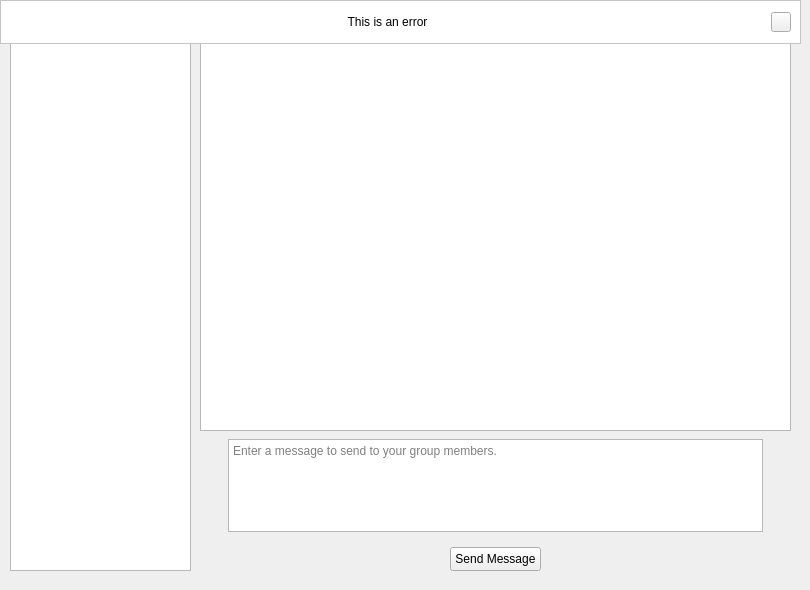
    <widget class="QWidget" name="forums_tab">
     <attribute name="title">
      <string>Forums</string>
     </attribute>
     <widget class="QWidget" name="horizontalLayoutWidget_6">
      <property name="geometry">
       <rect>
        <x>200</x>
        <y>0</y>
        <width>591</width>
        <height>51</height>
       </rect>
      </property>
      <layout class="QHBoxLayout" name="horizontalLayout_7">
       <item>
        <widget class="QLabel" name="forum_group_label">
         <property name="font">
          <font>
           <pointsize>14</pointsize>
          </font>
         </property>
         <property name="text">
          <string>Talking in Group:</string>
         </property>
         <property name="alignment">
          <set>Qt::AlignRight|Qt::AlignTrailing|Qt::AlignVCenter</set>
         </property>
        </widget>
       </item>
       <item>
        <widget class="QLabel" name="group_in_label">
         <property name="font">
          <font>
           <pointsize>14</pointsize>
          </font>
         </property>
         <property name="text">
          <string>Pick a group</string>
         </property>
        </widget>
       </item>
      </layout>
     </widget>
     <widget class="QWidget" name="widget" native="true">
      <property name="geometry">
       <rect>
        <x>190</x>
        <y>430</y>
        <width>611</width>
        <height>151</height>
       </rect>
      </property>
      <layout class="QVBoxLayout" name="verticalLayout_3">
       <item>
        <layout class="QHBoxLayout" name="horizontalLayout_13">
         <item>
          <widget class="QTextEdit" name="message_edit">
           <property name="maximumSize">
            <size>
             <width>535</width>
             <height>93</height>
            </size>
           </property>
           <property name="placeholderText">
            <string>Enter a message to send to your group members.</string>
           </property>
          </widget>
         </item>
        </layout>
       </item>
       <item>
        <layout class="QHBoxLayout" name="horizontalLayout_14">
         <item>
          <widget class="QPushButton" name="message_button">
           <property name="minimumSize">
            <size>
             <width>91</width>
             <height>24</height>
            </size>
           </property>
           <property name="maximumSize">
            <size>
             <width>91</width>
             <height>24</height>
            </size>
           </property>
           <property name="text">
            <string>Send Message</string>
           </property>
          </widget>
         </item>
        </layout>
       </item>
      </layout>
     </widget>
     <widget class="QLabel" name="forum_groups_label">
      <property name="geometry">
       <rect>
        <x>10</x>
        <y>10</y>
        <width>181</width>
        <height>31</height>
       </rect>
      </property>
      <property name="font">
       <font>
        <pointsize>14</pointsize>
       </font>
      </property>
      <property name="text">
       <string>Groups</string>
      </property>
      <property name="alignment">
       <set>Qt::AlignCenter</set>
      </property>
     </widget>
     <widget class="QTreeView" name="forum_tree">
      <property name="geometry">
       <rect>
        <x>10</x>
        <y>40</y>
        <width>181</width>
        <height>531</height>
       </rect>
      </property>
     </widget>
     <widget class="QFrame" name="forums_bar">
      <property name="enabled">
       <bool>true</bool>
      </property>
      <property name="geometry">
       <rect>
        <x>0</x>
        <y>0</y>
        <width>801</width>
        <height>44</height>
       </rect>
      </property>
      <property name="minimumSize">
       <size>
        <width>801</width>
        <height>44</height>
       </size>
      </property>
      <property name="maximumSize">
       <size>
        <width>801</width>
        <height>44</height>
       </size>
      </property>
      <property name="frameShape">
       <enum>QFrame::NoFrame</enum>
      </property>
      <property name="frameShadow">
       <enum>QFrame::Raised</enum>
      </property>
      <widget class="QFrame" name="forums_error_frame">
       <property name="geometry">
        <rect>
         <x>0</x>
         <y>0</y>
         <width>801</width>
         <height>44</height>
        </rect>
       </property>
       <property name="minimumSize">
        <size>
         <width>801</width>
         <height>44</height>
        </size>
       </property>
       <property name="maximumSize">
        <size>
         <width>801</width>
         <height>44</height>
        </size>
       </property>
       <property name="styleSheet">
        <string notr="true">QFrame{background-color:rgb(255,255,255);}
</string>
       </property>
       <property name="frameShape">
        <enum>QFrame::StyledPanel</enum>
       </property>
       <property name="frameShadow">
        <enum>QFrame::Raised</enum>
       </property>
       <layout class="QHBoxLayout" name="horizontalLayout_19">
        <item>
         <widget class="QLabel" name="forums_error_label">
          <property name="minimumSize">
           <size>
            <width>755</width>
            <height>24</height>
           </size>
          </property>
          <property name="maximumSize">
           <size>
            <width>755</width>
            <height>24</height>
           </size>
          </property>
          <property name="styleSheet">
           <string notr="true">QLabel{
background-color:white;
border-radius:5px;
}</string>
          </property>
          <property name="text">
           <string>This is an error</string>
          </property>
          <property name="alignment">
           <set>Qt::AlignCenter</set>
          </property>
         </widget>
        </item>
        <item>
         <widget class="QPushButton" name="forums_close_popup_button">
          <property name="minimumSize">
           <size>
            <width>20</width>
            <height>20</height>
           </size>
          </property>
          <property name="maximumSize">
           <size>
            <width>20</width>
            <height>20</height>
           </size>
          </property>
          <property name="font">
           <font>
            <pointsize>8</pointsize>
           </font>
          </property>
          <property name="styleSheet">
           <string notr="true"/>
          </property>
          <property name="text">
           <string/>
          </property>
          <property name="icon">
           <iconset>
            <normaloff>../GitHub/Login_PyQt5/Images/cil-x.png</normaloff>../GitHub/Login_PyQt5/Images/cil-x.png</iconset>
          </property>
         </widget>
        </item>
       </layout>
      </widget>
     </widget>
     <widget class="QPlainTextEdit" name="forum_view">
      <property name="geometry">
       <rect>
        <x>200</x>
        <y>40</y>
        <width>591</width>
        <height>391</height>
       </rect>
      </property>
      <property name="readOnly">
       <bool>true</bool>
      </property>
     </widget>
     <zorder>horizontalLayoutWidget_6</zorder>
     <zorder>widget</zorder>
     <zorder>forum_groups_label</zorder>
     <zorder>forum_tree</zorder>
     <zorder>forum_view</zorder>
     <zorder>forums_bar</zorder>
    </widget>
